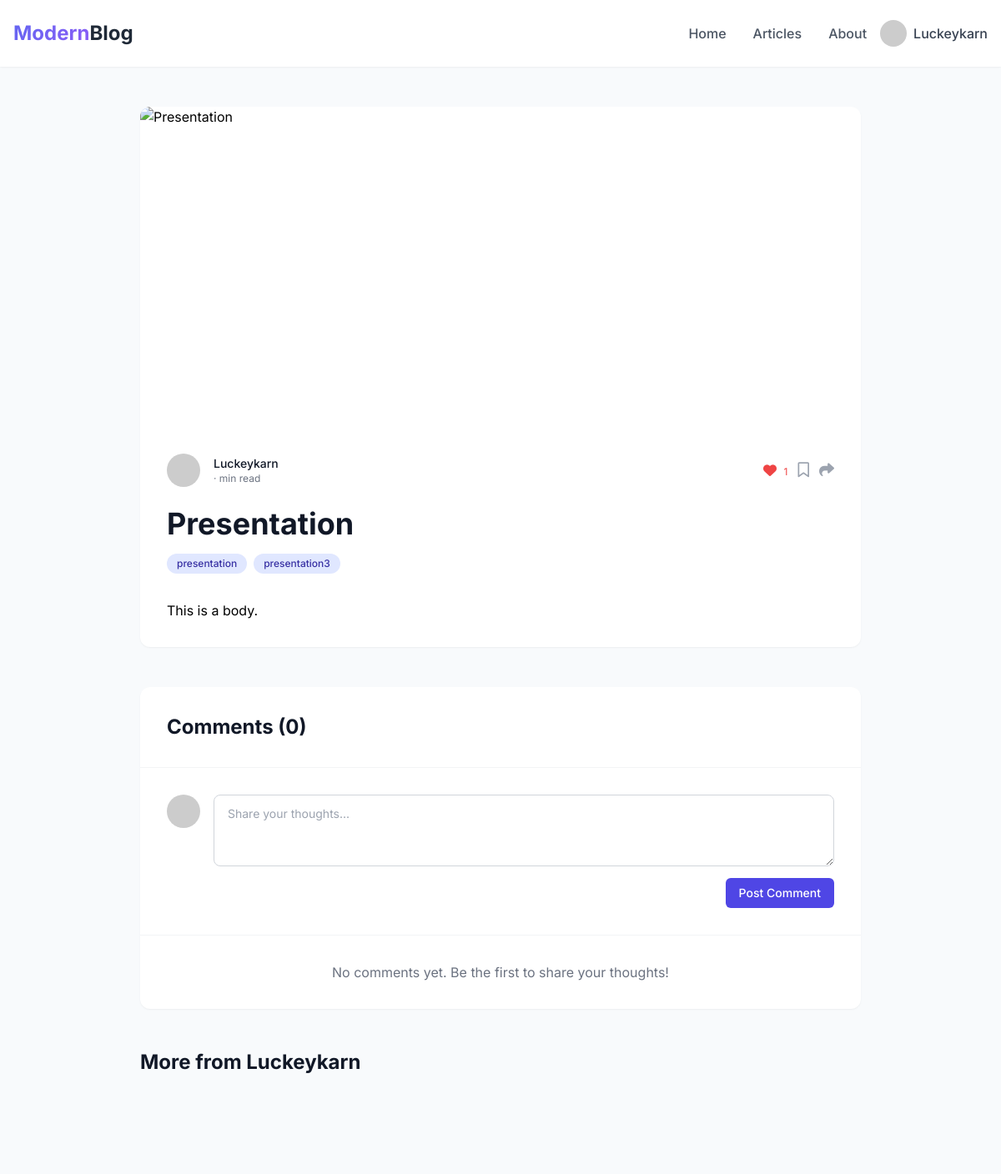
Page /blog/presentation_week3 (signed in, upper part) on the earlier database version.
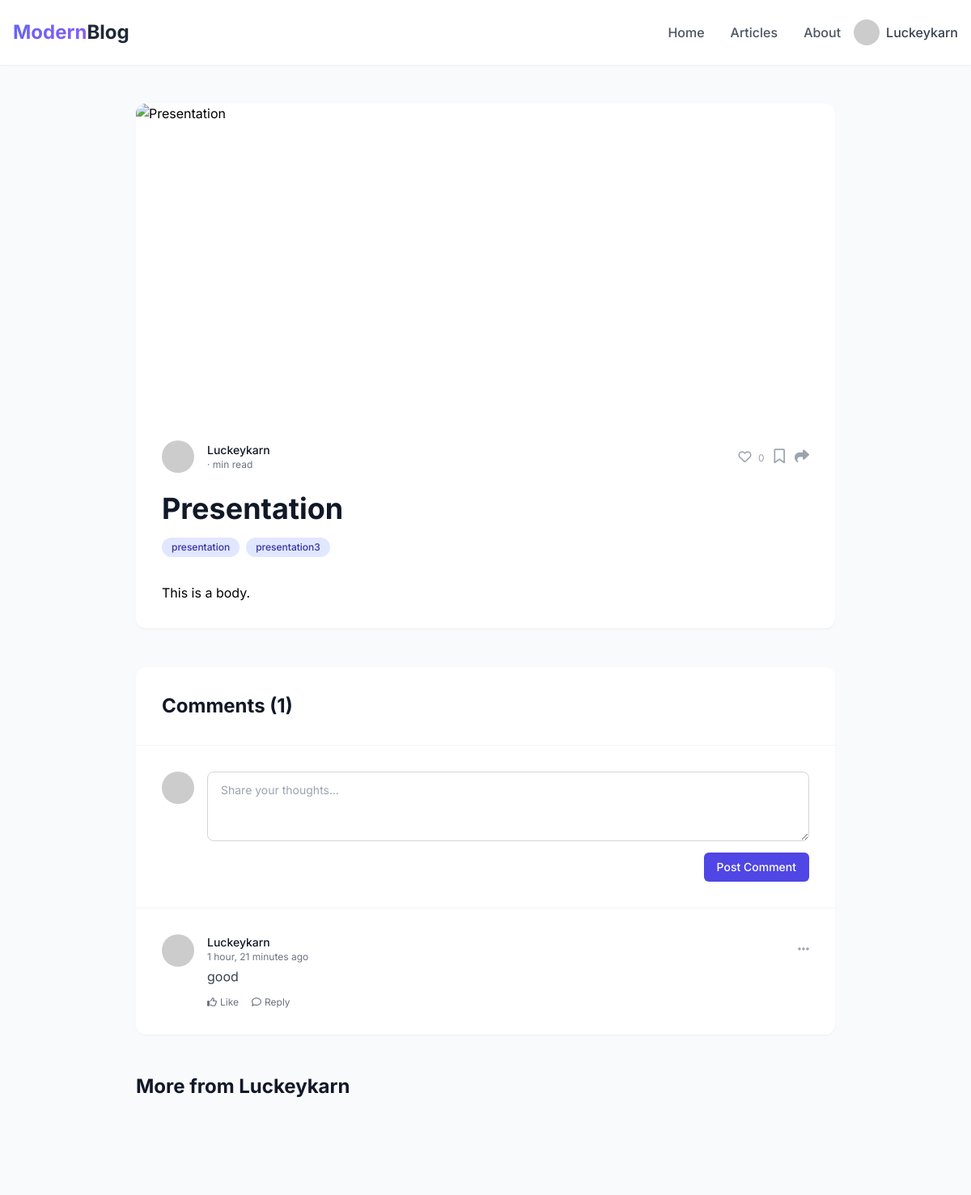
Same page on the later database version.
### blogs/models.py (models this page shows, shortened)
class Blogs(models.Model):
    STATUS_CHOICES = (
        ('draft', 'Draft'),
        ('published', 'Published'),
    )
    status = models.CharField(max_length=10, choices=STATUS_CHOICES, default='draft')
    title = models.CharField(max_length=200)
    slug = models.SlugField(unique=True)
    content = models.TextField(blank=True,null=True)
    cover_image = models.ImageField(upload_to='covers/', blank=True, null=True)
    author = models.ForeignKey(CustomUser, on_delete=models.CASCADE,related_name='posts')
    status = models.CharField(max_length=10, choices=STATUS_CHOICES, default='draft')
    tags = TaggableManager()
    created_at = models.DateTimeField(auto_now_add=True)  # Automatically set on creation
    updated_at = models.DateTimeField(auto_now=True)      # Automatically set on update
    category = models.ForeignKey(Category, on_delete=models.SET_NULL, null=True, blank=True, related_name='blogs')

### account/models.py (models this page shows)
class CustomUser(AbstractUser):
    email = models.EmailField(unique=True)
    role = models.CharField(choices=(('admin','Admin'),('author','Author'),('user','User')))
    image = models.ImageField(upload_to="account")
    gender =  models.CharField(choices=(('male','Male'),('female','Female'),('others','Others')))
    USERNAME_FIELD = "email"
    REQUIRED_FIELDS = ['username']

### comment/models.py (models this page shows, shortened)
class Comment(models.Model):
    blog = models.ForeignKey(Blogs, on_delete=models.CASCADE, related_name='comments')
    user = models.ForeignKey(CustomUser, on_delete=models.CASCADE,related_name='user_comments')
    body = models.TextField()
    approved = models.BooleanField(default=False)
    created_at = models.DateTimeField(auto_now_add=True)
    updated_at = models.DateTimeField(auto_now=True)

### blogs/views.py (the view)
# urls.py: path('blog/<slug:slug>', views.blog_detail,name="blog_detail"), # Using slug here original
def blog_detail(request, slug): # Receive slug as a path parameter
    blog_object = Blogs.objects.get(slug=slug, status='published') # Use get_object_or_404 for safety
    comments = Comment.objects.filter(blog=blog_object).order_by('-created_at') # Fetch approved comments
    context = {
        "title": blog_object.title, # Use the actual blog title
        "user": request.user,
        "blog": blog_object,
        "comments": comments, # Include the comments in the context
    }
    return render(request, "blog_detail.html", context) # Make sure the template name is correct

### blogs/templatetags/like_tags.py (called while the page is built)
@register.simple_tag
def is_blog_liked_by_user(user, blog):
    return BlogLike.objects.filter(blog=blog,user=user).exists()

### blogs/templates/blog_detail.html (shortened to what the changed rows need)
{% load like_tags %}
<!DOCTYPE html>
<html lang="en">
<head>
    <script src="https://cdn.tailwindcss.com"></script>
    <link rel="stylesheet" href="https://cdnjs.cloudflare.com/ajax/libs/font-awesome/6.4.0/css/all.min.css">
</head>
<body class="min-h-screen">
    <main class="max-w-4xl mx-auto px-4 py-12">
        <article class="bg-white rounded-xl shadow-sm overflow-hidden">
            <div class="p-8">
                <div class="flex justify-between items-center mb-6">
                    <div class="flex items-center space-x-4">
                        <div>
                            <p class="text-sm font-medium text-gray-900">{{ blog.author.username }}</p>
                            <p class="text-xs text-gray-500">{{ blog.created_date|date:"F j, Y" }} · {{ blog.read_time }} min read</p>
                        </div>
                    </div>
                    <div class="flex space-x-3">
                        {% is_blog_liked_by_user request.user blog as liked %}
                        <button class="like-btn text-gray-400 hover:text-gray-600 {% if liked %}liked{% endif %} " data-blog-id="{{ blog.id }}">
                            <i id="{{ blog.id }}" onclick="likeBlog(this)" class="{% if liked %}fas{% else %}far{% endif %} fa-heart blog"></i>
                            <span class="text-xs ml-1">{{blog.blog_like.all.count}}</span>
                        </button>
                    </div>
                </div>
                <h1 class="text-3xl md:text-4xl font-bold text-gray-900 mb-4">{{ blog.title }}</h1>
                <div class="flex flex-wrap gap-2 mb-8">
                    {% for tag in blog.tags.all %}
                        <a href="{% url 'blogs_by_tag' tag.slug %}" class="tag bg-indigo-100 text-indigo-800 px-3 py-1 rounded-full text-xs font-medium hover:bg-indigo-200">
                            {{ tag.name }}
                        </a>
                    {% endfor %}
                </div>
                <div class="content prose max-w-none">
                    {{ blog.content|safe }}
                </div>
            </div>
        </article>
        <section class="mt-12 bg-white rounded-xl shadow-sm overflow-hidden">
            <div class="p-8 border-b border-gray-100">
                <h2 class="text-2xl font-bold text-gray-900">Comments ({{ blog.comments.count }})</h2>
            </div>
            <div class="divide-y divide-gray-100">
                {% for comment in comments %}
                <div class="p-8">
                    <div class="flex items-start space-x-4">
                        <img src="https://randomuser.me/api/portraits/men/{{ forloop.counter|add:20 }}.jpg"
                             alt="{{ comment.user.username }}"
                             class="w-10 h-10 rounded-full object-cover flex-shrink-0">
                        <div class="flex-1">
                            <div class="flex items-center justify-between mb-1">
                                <div>
                                    <p class="text-sm font-medium text-gray-900">{{ comment.user.username }}</p>
                                    <p class="text-xs text-gray-500">{{ comment.created_at|timesince }} ago</p>
                                </div>
                                <button class="text-gray-400 hover:text-gray-600">
                                    <i class="fas fa-ellipsis-h"></i>
                                </button>
                            </div>
                            <p class="text-gray-700 mb-3">{{ comment.body }}</p>
                            <div class="flex items-center space-x-4">
                                <button class="text-xs text-gray-500 hover:text-gray-700 flex items-center space-x-1">
                                    <i class="far fa-thumbs-up"></i>
                                    <span>Like</span>
                                </button>
                                <button class="text-xs text-gray-500 hover:text-gray-700 flex items-center space-x-1">
                                    <i class="far fa-comment"></i>
                                    <span>Reply</span>
                                </button>
                            </div>
                        </div>
                    </div>
                </div>
                {% empty %}
                <div class="p-8 text-center text-gray-500">
                    No comments yet. Be the first to share your thoughts!
                </div>
                {% endfor %}
            </div>
        </section>
        <section class="mt-12">
            <h2 class="text-2xl font-bold text-gray-900 mb-6">More from {{ blog.author.username }}</h2>
        </section>
    </main>
</body>
</html>

Differences in the rows shown:
computed for Blogs "Presentation": blog_like.all.count "1" → "0"; comments.count "0" → "1"
added Comment: user.username "Luckeykarn", created_at "1 hour, 21 minutes", body "good"
Other differences:
text no longer shown: "No comments yet. Be the first to share your thoughts!"
